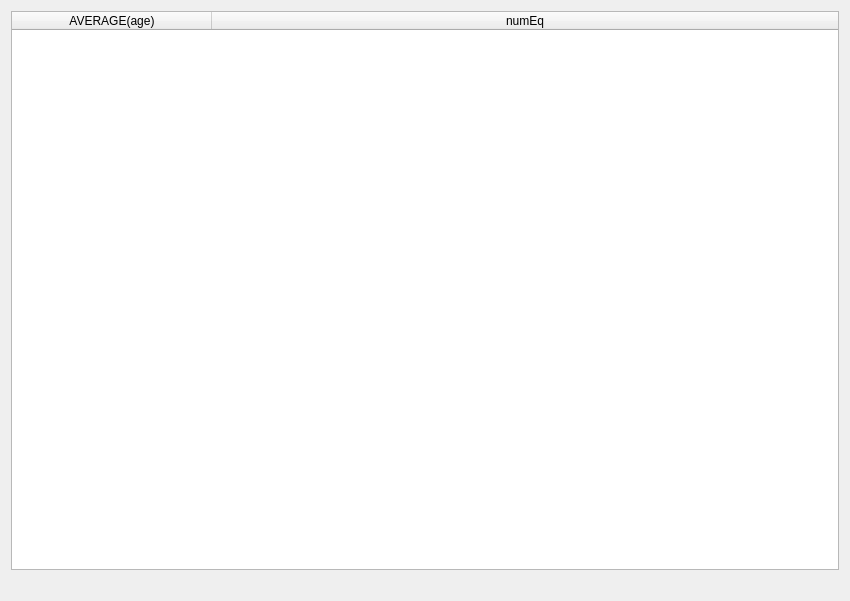
<?xml version="1.0" encoding="UTF-8"?>
<ui version="4.0">
 <class>fct_fournie_1</class>
 <widget class="QDialog" name="fct_fournie_1">
  <property name="geometry">
   <rect>
    <x>0</x>
    <y>0</y>
    <width>850</width>
    <height>601</height>
   </rect>
  </property>
  <property name="windowTitle">
   <string>Nom, prénom, pays, catégorie des sportifs de l'équipe 1</string>
  </property>
  <layout class="QVBoxLayout" name="verticalLayout">
   <item>
    <widget class="QTableWidget" name="table_fct_fournie_1">
     <attribute name="horizontalHeaderMinimumSectionSize">
      <number>50</number>
     </attribute>
     <attribute name="horizontalHeaderDefaultSectionSize">
      <number>200</number>
     </attribute>
     <attribute name="horizontalHeaderStretchLastSection">
      <bool>true</bool>
     </attribute>
     <attribute name="verticalHeaderVisible">
      <bool>false</bool>
     </attribute>
     <column>
      <property name="text">
       <string>AVERAGE(age)</string>
      </property>
     </column>
     <column>
      <property name="text">
       <string>numEq</string>
      </property>
     </column>
    </widget>
   </item>
   <item>
    <widget class="QLabel" name="label_fct_fournie_1">
     <property name="text">
      <string/>
     </property>
     <property name="alignment">
      <set>Qt::AlignCenter</set>
     </property>
    </widget>
   </item>
  </layout>
 </widget>
 <resources/>
 <connections/>
</ui>
